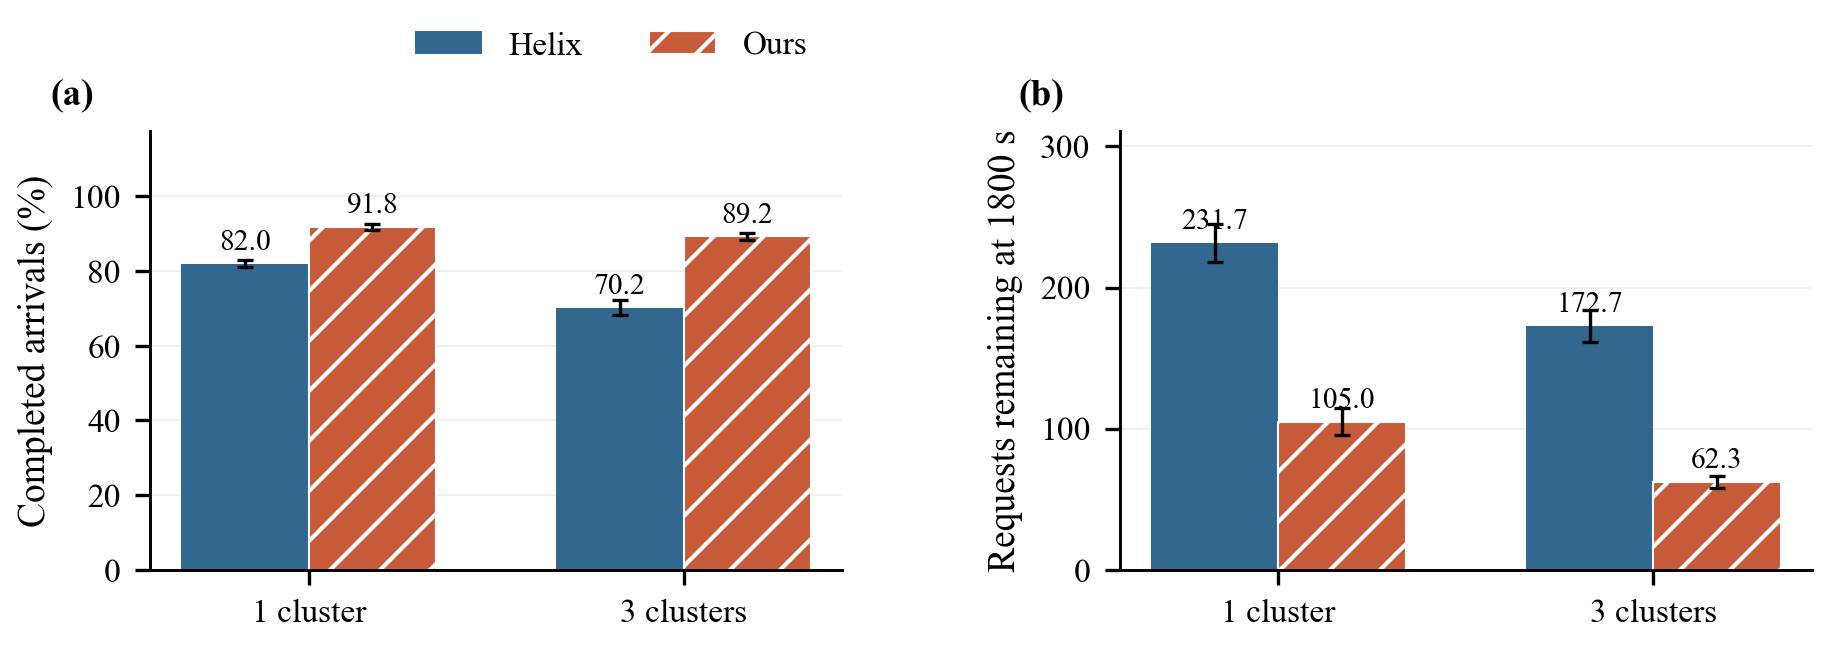

Write Python code to recreate this figure.
"""Official-load completion and right-censoring evidence."""

import matplotlib.pyplot as plt
import numpy as np

from common import multiseed, paired_bars, panel, save


def main():
    pairs = [
        ([multiseed(s, seed, "paper_helix") for seed in (0, 1, 2)],
         [multiseed(s, seed, "paper_integrated") for seed in (0, 1, 2)])
        for s in ("single", "multi")]
    fig, axes = plt.subplots(1, 2, figsize=(7.15, 2.4))
    for ax, key, scale, title in (
        (axes[0], "completion_fraction", 100, "Completed arrivals (%)"),
        (axes[1], "backlog_at_window_end", 1, "Requests remaining at 1800 s"),
    ):
        baseline = [[scale * item[key] for item in pair[0]] for pair in pairs]
        candidate = [[scale * item[key] for item in pair[1]] for pair in pairs]
        paired_bars(ax, ["1 cluster", "3 clusters"],
                    [np.mean(values) for values in baseline],
                    [np.mean(values) for values in candidate], title,
                    baseline_errors=[np.std(values, ddof=1) for values in baseline],
                    candidate_errors=[np.std(values, ddof=1) for values in candidate])
    for ax, letter in zip(axes, "ab"):
        panel(ax, letter)
    handles, labels = axes[0].get_legend_handles_labels()
    fig.legend(handles, labels, frameon=False, loc="upper center", ncol=2,
               bbox_to_anchor=(0.34, 1.01))
    fig.subplots_adjust(wspace=0.4, top=0.83, bottom=0.22)
    save(fig, "fig02_completion_backlog")


if __name__ == "__main__":
    main()
